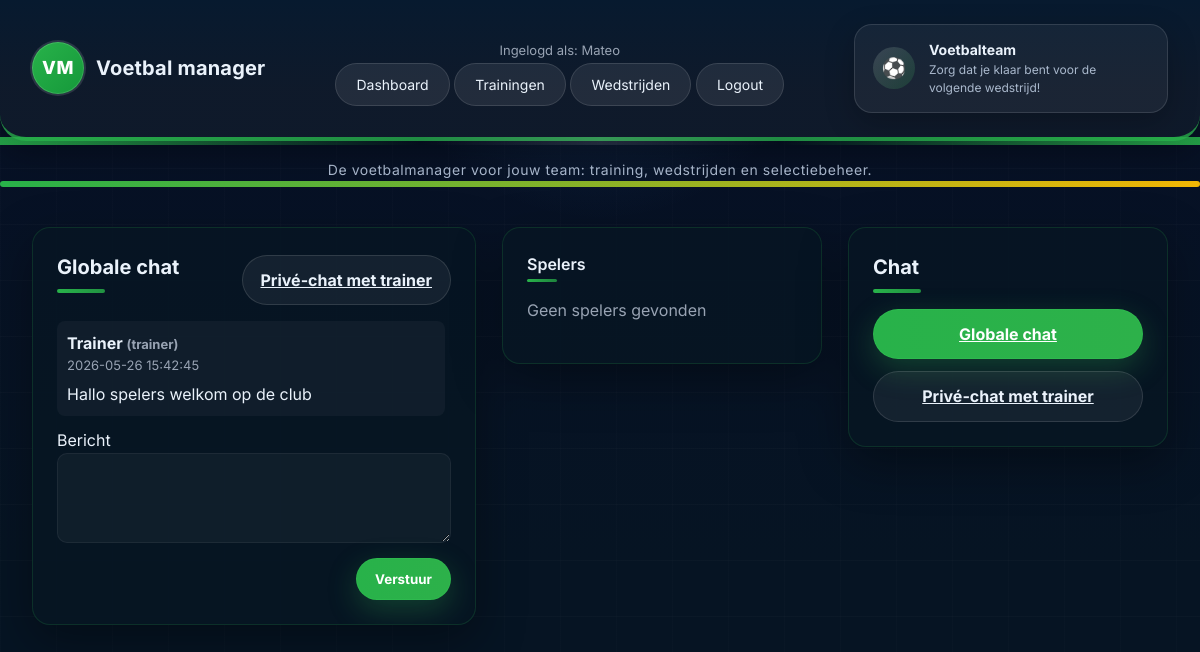
The app's page /chat (signed in), older data.
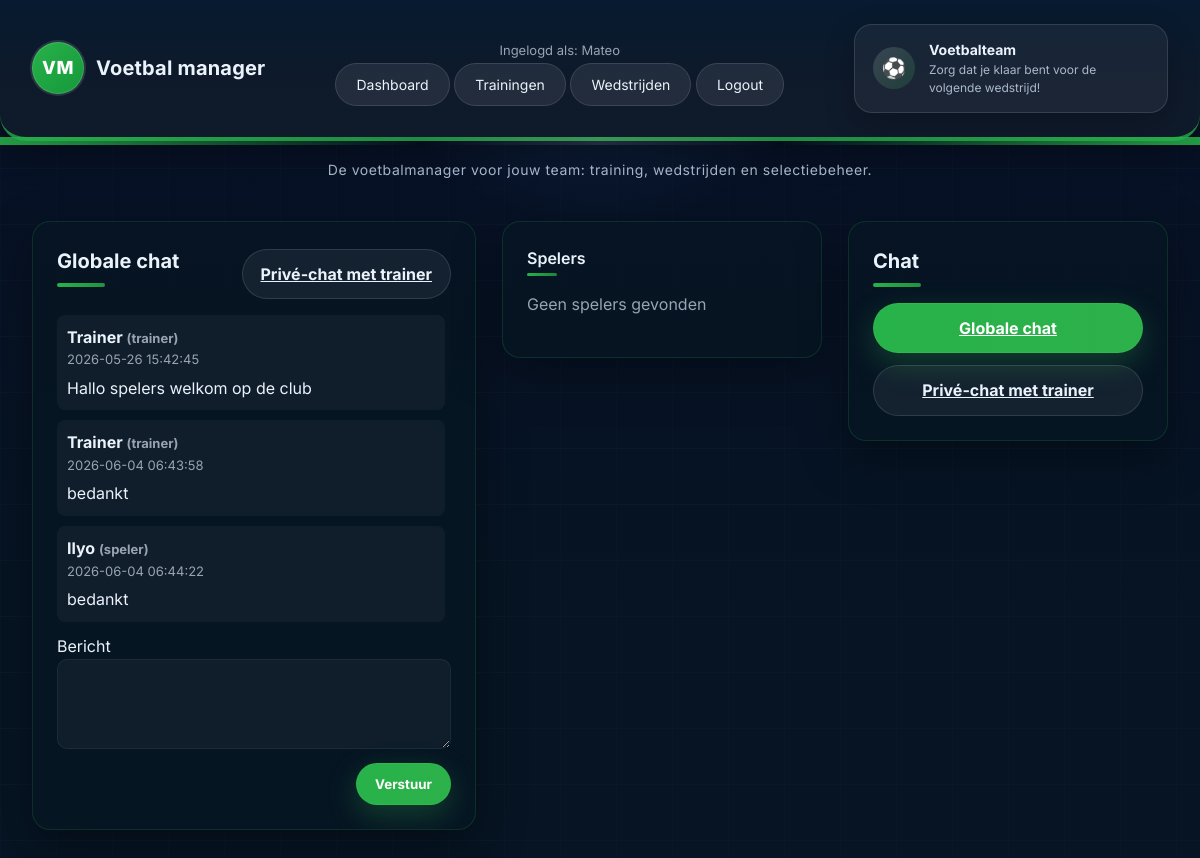
The same page, newer data.
### tables this page shows
CREATE TABLE messages (
                id INTEGER PRIMARY KEY AUTOINCREMENT,
                sender_name TEXT NOT NULL,
                sender_role TEXT NOT NULL,
                recipient_role TEXT NOT NULL,
                content TEXT NOT NULL,
                created_at TEXT DEFAULT CURRENT_TIMESTAMP
            , sender_id INTEGER, recipient_id INTEGER);

### chat.py (the view, shortened to what this page needs)
@chat_bp.route("/chat", methods=["GET", "POST"], endpoint="chat_global")
@login_required
def chat_global():
    messages = query_db(
        "SELECT * FROM messages WHERE recipient_role = ? ORDER BY created_at ASC",
        ("all",),
    )
    return render_template(
        "chat/chat.html",
        title="Globale chat",
        heading="Globale chat",
        messages=messages,
        form_action=url_for("chat.chat_global"),
        form_visible=True,
        other_url=url_for("chat.chat_trainer"),
        other_label="Privé-chat met trainer",
        empty_label="Er zijn nog geen berichten in de globale chat.",
        thread_mode=False,
    )

### auth.py (called while the page is built)
def login_required(f):
    @wraps(f)
    def wrapper(*args, **kwargs):
        if "user" not in session:
            return redirect(url_for("auth.login"))
        return f(*args, **kwargs)
    return wrapper

### db.py (called while the page is built)
def get_db():
    conn = sqlite3.connect("database.db", timeout=30, check_same_thread=False)
    conn.execute("PRAGMA journal_mode=WAL")
    conn.execute("PRAGMA busy_timeout=30000")
    conn.row_factory = sqlite3.Row
    return conn

def query_db(query, args=(), one=False, commit=False):
    retries = 6
    delay = 0.5
    while retries > 0:
        conn = get_db()
        try:
            cur = conn.cursor()
            cur.execute(query, args)
            if commit:
                conn.commit()
            rows = cur.fetchall()
            conn.close()
            if one:
                return rows[0] if rows else None
            return rows
        except sqlite3.OperationalError as exc:
            conn.close()
            if "database is locked" in str(exc).lower() and retries > 1:
                time.sleep(delay)
                retries -= 1
                delay *= 1.5
                continue
            raise

### templates/chat/chat.html (shortened to what this page needs)
{% extends 'basis/base.html' %}
{% block content %}
<div class="layout">
  <div>
    <div class="panel card">
      <div style="display:flex;justify-content:space-between;align-items:center;">
        <h2>{{ heading }}</h2>
        <div>
          <a class="btn btn-ghost" href="{{ other_url }}">{{ other_label }}</a>
        </div>
      </div>
      <div style="margin-top:12px">
        {% if messages %}
          <div style="display:flex;flex-direction:column;gap:10px;max-height:420px;overflow:auto;padding-right:6px">
            {% for message in messages %}
              <div style="background:var(--glass);padding:10px;border-radius:8px">
                <div style="font-weight:700">{{ message.sender_name }} <span class="muted small">({{ message.sender_role }})</span></div>
                <div class="small muted">{{ message.created_at }}</div>
                <div style="margin-top:6px">{{ message.content }}</div>
              </div>
            {% endfor %}
          </div>
        {% else %}
          <p class="muted">{{ empty_label }}</p>
        {% endif %}
        {% if form_visible %}
          <form method="POST" style="margin-top:12px;">
            <label class="form-label">Bericht</label>
            <textarea class="form-control" name="content" rows="4" required></textarea>
            <div style="margin-top:8px;display:flex;justify-content:flex-end;gap:8px">
              <button class="btn btn-primary" type="submit">Verstuur</button>
            </div>
          </form>
        {% elif session.role == 'trainer' and thread_mode %}
          <p class="muted">Selecteer een speler om te chatten.</p>
        {% elif heading == 'Chat met trainer' and session.role == 'trainer' %}
          <p class="muted">Beantwoord uitnodigingen in de app of stuur spelers algemene updates in de globale chat.</p>
        {% endif %}
      </div>
    </div>
  </div>
  <aside class="sidebar">
    <div class="panel card">
      <h3>Spelers</h3>
      {% if players %}
        <ul style="list-style:none;padding:0;margin:0;display:flex;flex-direction:column;gap:8px">
          {% for player in players %}
            <li>
              <a class="btn btn-ghost" href="{{ url_for('chat.chat_trainer', player_id=player.id) }}">{{ player.username }}</a>
            </li>
          {% endfor %}
        </ul>
      {% else %}
        <p class="muted">Geen spelers gevonden</p>
      {% endif %}
    </div>
  </aside>
</div>
{% endblock %}

### templates/basis/base.html (shortened to what this page needs)
<!DOCTYPE html>
<html lang="nl">
{% set current = request.endpoint or '' %}
{% set is_auth_page = current in ['auth.login', 'auth.register', 'auth.index'] %}
<head>
    <link rel="stylesheet" href="{{ url_for('static', filename='style.css') }}">
</head>
<body class="{% if is_auth_page %}auth-page{% endif %}">
<header class="site-header">
    <div class="brand">
        <div class="logo">VM</div>
        <h1>Voetbal manager</h1>
    </div>
    {% if session.get('user') %}
        <div class="nav">
            <span class="muted small">Ingelogd als: {{ session.get('user') }}</span>
            <nav>
                <a href="{{ url_for('dashboard.dashboard') }}" class="tab{% if current == 'dashboard.dashboard' %} active{% endif %}">Dashboard</a>
                <a href="{{ url_for('training.training_list') }}" class="tab{% if current == 'training.training_list' %} active{% endif %}">Trainingen</a>
                <a href="{{ url_for('wedstrijden.wedstrijden_list') }}" class="tab{% if current == 'wedstrijden.wedstrijden_list' %} active{% endif %}">Wedstrijden</a>
                <a href="{{ url_for('auth.logout') }}" class="tab">Logout</a>
            </nav>
        </div>
        <div class="header-right-panel">
            <div class="football-card">
                <div class="football-icon">⚽</div>
                <div>
                    <div class="football-title">Voetbalteam</div>
                    {% if session.get('role') == 'trainer' %}
                        <div class="football-subtitle">Volgende wedstrijd binnenkort, stel je team op.</div>
                    {% else %}
                        <div class="football-subtitle">Zorg dat je klaar bent voor de volgende wedstrijd!</div>
                    {% endif %}
                </div>
            </div>
        </div>
    {% endif %}
</header>
{% if not is_auth_page %}
    <div class="site-tagline">De voetbalmanager voor jouw team: training, wedstrijden en selectiebeheer.</div>
    <div class="header-stripe"></div>
{% endif %}
<main class="container">
    <div class="main-layout">
        <div class="page-content">
            {% block content %}{% endblock %}
        </div>
        {% set current = request.endpoint or '' %}
        {% set is_auth_page = current in ['auth.login', 'auth.register', 'auth.index'] %}
        {% set is_training_page = current.startswith('training.') %}
        {% set is_wedstrijd_page = current.startswith('wedstrijden.') %}
        {% set is_dashboard_page = current == 'dashboard.dashboard' %}
        {% if session.get('user') and not is_auth_page and not is_training_page and not is_wedstrijd_page %}
            <aside class="sidebar">
                <div class="panel card">
                    <h2>Chat</h2>
                    <div class="widget">
                        <a class="btn btn-primary" href="{{ url_for('chat.chat_global') }}">Globale chat</a>
                    </div>
                    <div class="widget">
                        <a class="btn btn-ghost" href="{{ url_for('chat.chat_trainer') }}">Privé-chat met trainer</a>
                    </div>
                </div>
            </aside>
        {% endif %}
    </div>
</main>
</body>
</html>

Row changes from the older to the newer data that the page shows:
added messages: sender_name "Trainer", sender_role "trainer", created_at "2026-06-04 06:43:58", content "bedankt"
added messages: sender_name "Ilyo", sender_role "speler", created_at "2026-06-04 06:44:22", content "bedankt"
